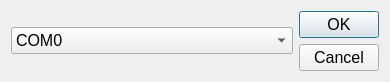
<?xml version="1.0" encoding="UTF-8"?>
<ui version="4.0">
 <class>NewServer</class>
 <widget class="QDialog" name="NewServer">
  <property name="geometry">
   <rect>
    <x>0</x>
    <y>0</y>
    <width>390</width>
    <height>74</height>
   </rect>
  </property>
  <property name="font">
   <font>
    <family>Segoe UI</family>
    <pointsize>12</pointsize>
   </font>
  </property>
  <property name="windowTitle">
   <string>New Server</string>
  </property>
  <layout class="QHBoxLayout" name="horizontalLayout">
   <item>
    <widget class="QComboBox" name="comboBox">
     <item>
      <property name="text">
       <string>COM0</string>
      </property>
     </item>
     <item>
      <property name="text">
       <string>COM1</string>
      </property>
     </item>
     <item>
      <property name="text">
       <string>COM2</string>
      </property>
     </item>
     <item>
      <property name="text">
       <string>COM3</string>
      </property>
     </item>
     <item>
      <property name="text">
       <string>COM4</string>
      </property>
     </item>
     <item>
      <property name="text">
       <string>COM5</string>
      </property>
     </item>
     <item>
      <property name="text">
       <string>COM6</string>
      </property>
     </item>
     <item>
      <property name="text">
       <string>COM7</string>
      </property>
     </item>
     <item>
      <property name="text">
       <string>COM8</string>
      </property>
     </item>
     <item>
      <property name="text">
       <string>CON9</string>
      </property>
     </item>
    </widget>
   </item>
   <item>
    <widget class="QDialogButtonBox" name="buttonBox">
     <property name="orientation">
      <enum>Qt::Vertical</enum>
     </property>
     <property name="standardButtons">
      <set>QDialogButtonBox::Cancel|QDialogButtonBox::Ok</set>
     </property>
    </widget>
   </item>
  </layout>
  <zorder>buttonBox</zorder>
  <zorder>comboBox</zorder>
 </widget>
 <resources/>
 <connections>
  <connection>
   <sender>buttonBox</sender>
   <signal>accepted()</signal>
   <receiver>NewServer</receiver>
   <slot>accept()</slot>
   <hints>
    <hint type="sourcelabel">
     <x>248</x>
     <y>254</y>
    </hint>
    <hint type="destinationlabel">
     <x>157</x>
     <y>274</y>
    </hint>
   </hints>
  </connection>
  <connection>
   <sender>buttonBox</sender>
   <signal>rejected()</signal>
   <receiver>NewServer</receiver>
   <slot>reject()</slot>
   <hints>
    <hint type="sourcelabel">
     <x>316</x>
     <y>260</y>
    </hint>
    <hint type="destinationlabel">
     <x>286</x>
     <y>274</y>
    </hint>
   </hints>
  </connection>
 </connections>
</ui>
